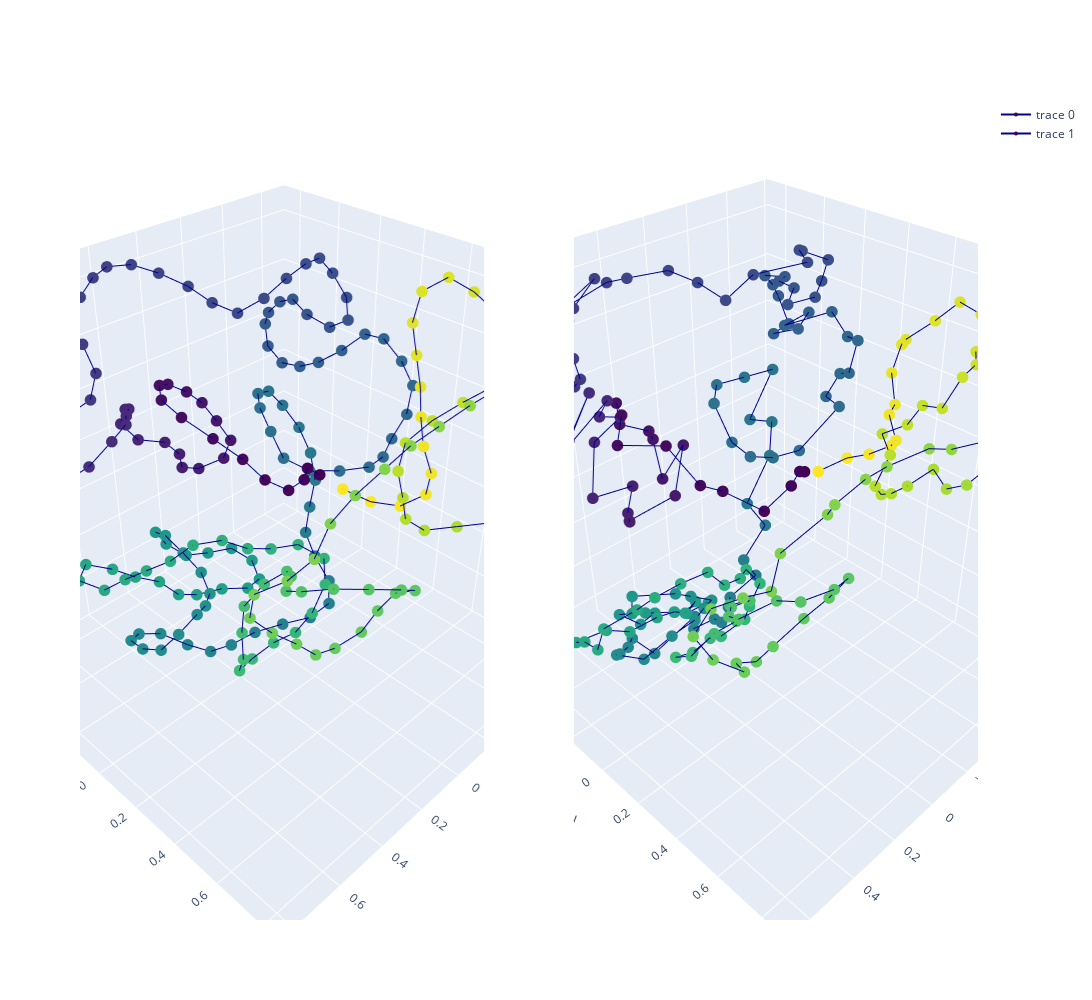

Notebook code cell kept with this figure:
### Code cell
# Trussart perfect structure
trussart_true_structure = np.mean(trussart_structures, axis=0)

# Trussart predicted structure
torch_trussart_hic = torch.FloatTensor(trussart_hic)
torch_trussart_hic = torch.reshape(torch_trussart_hic, (1, NB_BINS, NB_BINS))
torch_trussart_hic = torch.repeat_interleave(torch_trussart_hic, BATCH_SIZE, 0)

trussart_pred_structure, trussart_pred_distance, trussart_pred_logits = model(torch_trussart_hic)
trussart_pred_structure = trussart_pred_structure.detach().numpy()[0]

# Superpose structure using Kabsch algorithm
trussart_pred_structure_superposed, trussart_true_structure_superposed = \
        kabsch_superimposition_numpy(trussart_pred_structure, trussart_true_structure, EMBEDDING_SIZE)

# Plot and compare the two structures
x_pred = trussart_pred_structure_superposed[:, 0]  
y_pred = trussart_pred_structure_superposed[:, 1]
z_pred = trussart_pred_structure_superposed[:, 2]

x_true = trussart_true_structure_superposed[:, 0]  
y_true = trussart_true_structure_superposed[:, 1]
z_true = trussart_true_structure_superposed[:, 2]

colorscale1 = np.asarray(range(len(x_true)))
colorscale2 = np.asarray(range(len(x_pred)))
color1 = 'Viridis'
color2 = 'Viridis'

plot_true_pred_structures(x_pred, y_pred, z_pred, x_true, y_true, z_true, colorscale1, colorscale2, color1, color2)

# Shape comparison
print('Kabsch distance is ' + str(kabsch_distance_numpy(trussart_pred_structure, trussart_true_structure, EMBEDDING_SIZE)))

### Figure 1 — Plotly figure (JSON) as saved in the notebook; plotly's stock layout.template omitted (floating-point values rounded to 4 significant figures; data arrays with more than 128 entries replaced by an {"elided": "..."} marker saying what was removed)
{"data": [{"line": {"color": "darkblue", "width": 2}, "marker": {"color": {"elided": "202 int values"}, "colorscale": [[0, "#440154"], [0.1111, "#482878"], [0.2222, "#3e4989"], [0.3333, "#31688e"], [0.4444, "#26828e"], [0.5556, "#1f9e89"], [0.6667, "#35b779"], [0.7778, "#6ece58"], [0.8889, "#b5de2b"], [1, "#fde725"]], "size": 4}, "scene": "scene", "type": "scatter3d", "x": {"elided": "202 float values"}, "y": {"elided": "202 float values"}, "z": {"elided": "202 float values"}}, {"line": {"color": "darkblue", "width": 2}, "marker": {"color": {"elided": "202 int values"}, "colorscale": [[0, "#440154"], [0.1111, "#482878"], [0.2222, "#3e4989"], [0.3333, "#31688e"], [0.4444, "#26828e"], [0.5556, "#1f9e89"], [0.6667, "#35b779"], [0.7778, "#6ece58"], [0.8889, "#b5de2b"], [1, "#fde725"]], "size": 4}, "scene": "scene2", "type": "scatter3d", "x": {"elided": "202 float values"}, "y": {"elided": "202 float values"}, "z": {"elided": "202 float values"}}], "layout": {"height": 1000, "scene": {"domain": {"x": [0, 0.45], "y": [0, 1]}}, "scene2": {"domain": {"x": [0.55, 1], "y": [0, 1]}}, "width": 1300}}
